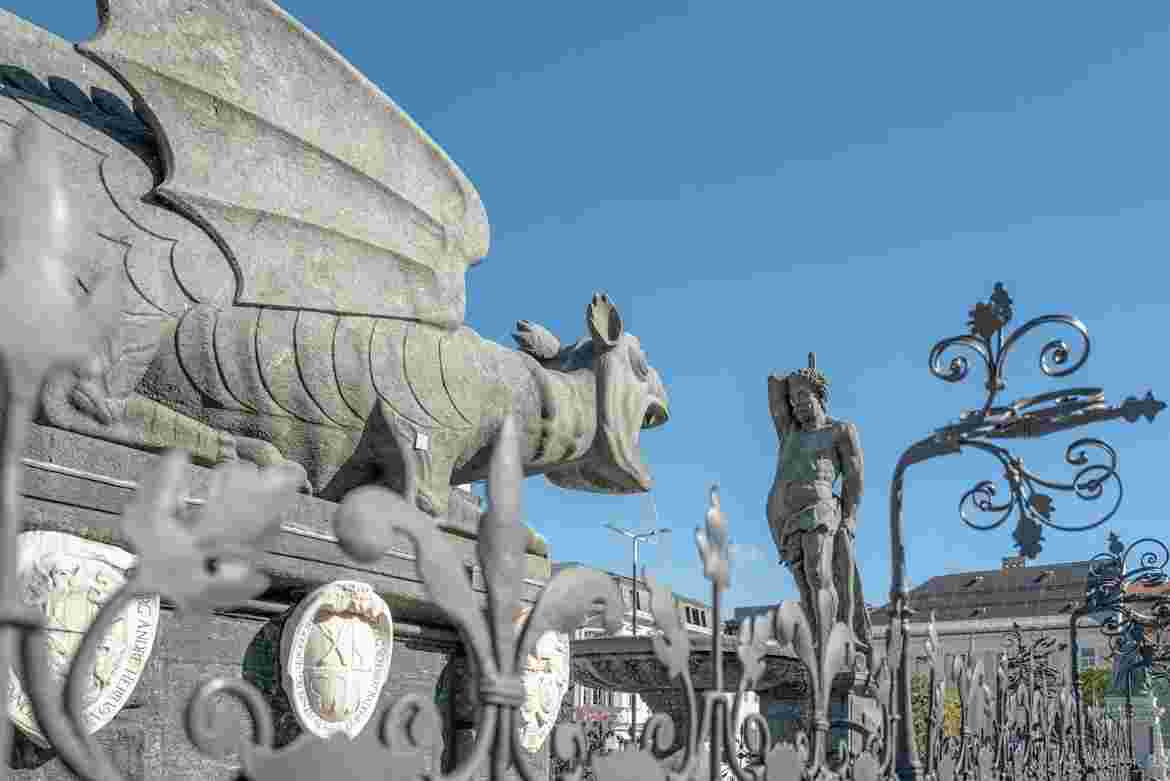
#> input picture dragon png new.png, 1170 x 781 px
$ python -i 'Png Jpeg Encoder Decoder.py'   (imports and definitions only)
#> lines starting #> are read from the running program, lines starting #| are printed output that depends on the picture
import cv2
import numpy as np
import tkinter as tk
from tkinter import filedialog
from tkinter import simpledialog
from PIL import Image, ImageTk

def compress_image():
    file_path = filedialog.askopenfilename(filetypes=[("PNG files", "*.png")])
#> the answer given: dragon png new.png
    if not file_path:
        return

    img = cv2.imread(file_path)
#> img is the input picture: shape (781, 1170, 3); mean B, G, R 160.9, 145, 122.4
    img_yuv = cv2.cvtColor(img, cv2.COLOR_BGR2YUV)
#> img_yuv: shape (781, 1170, 3); mean of channels 0, 1, 2 140, 138.2, 112.7
    y, u, v = cv2.split(img_yuv)
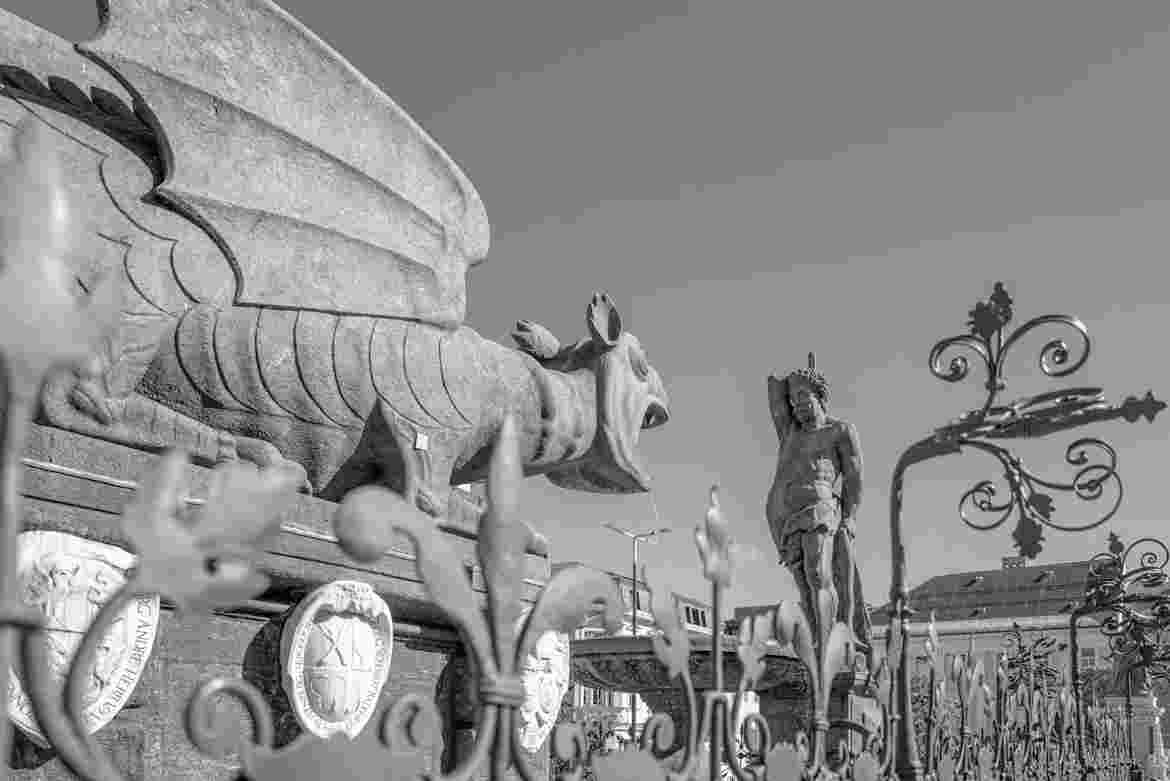
#> y: shape (781, 1170); min 0, max 255, mean 140
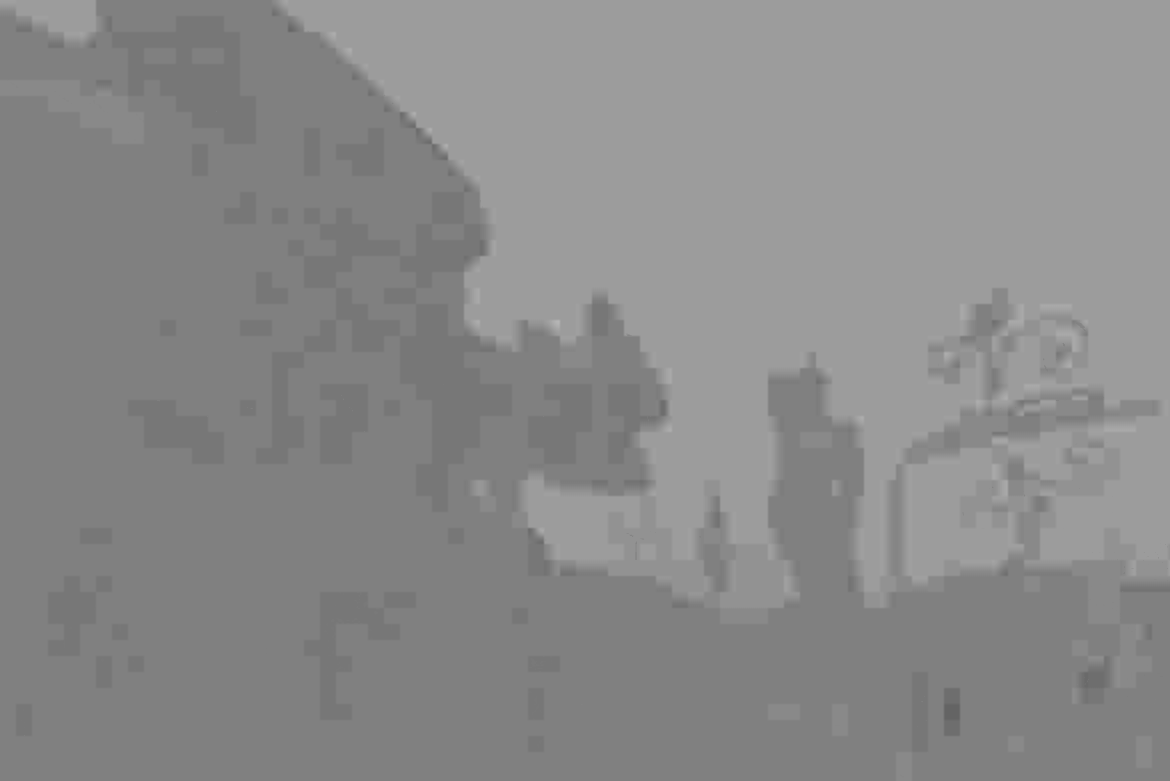
#> u: shape (781, 1170); min 100, max 182, mean 138.2
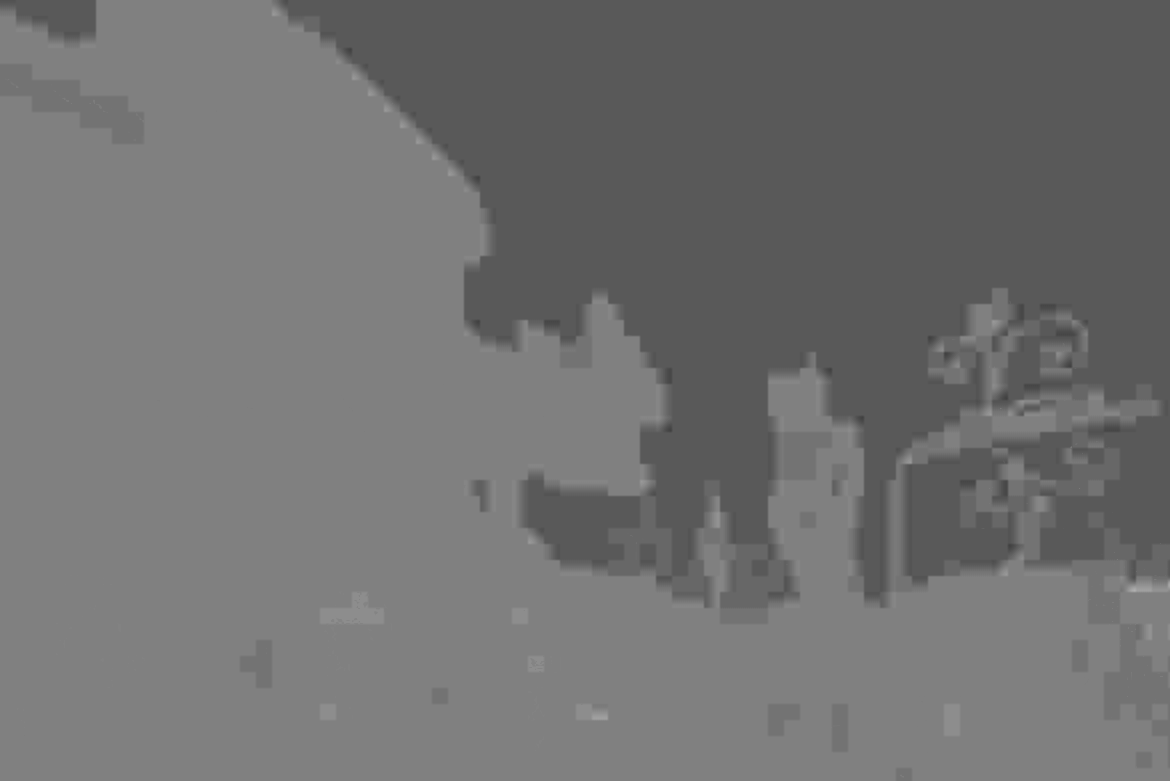
#> v: shape (781, 1170); min 65, max 176, mean 112.7

    block_size = 32
    height, width = y.shape
#> height = 781; width = 1170
    compressed_y = np.zeros_like(y)

    compression_rate = simpledialog.askinteger("Compression Rate", "Enter compression level (1-15):", minvalue=1, maxvalue=15)
    if compression_rate is None:
        return

#> (the run stopped early here; a loop or call above may not have finished)
